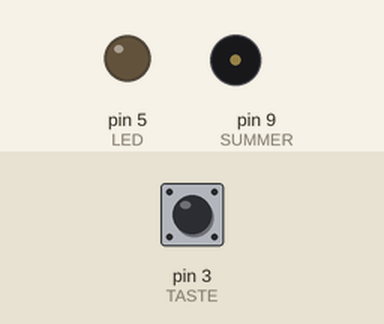
A sketch run on a simulated Arduino Uno, built with avr-gcc and run on an emulated ATmega328P. On the bench: output pins drawn as LEDs (lit = HIGH), buzzer (waves = sounding). Dashed ring = blinking. Inputs (shaded band) come from the test bench; at power-on: pin 3 (TASTE) HIGH. What the sketch prints to the serial monitor is not drawn.

Above: at 1.2 s.
1.3 s: pin 3 (TASTE) pulled LOW for 0.15 s
At 1.37 s:
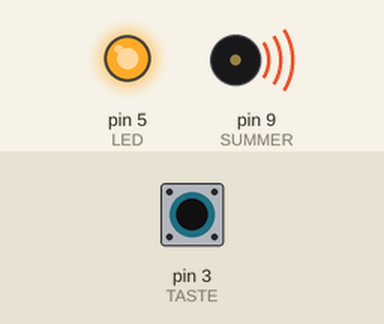
2.9 s: pin 3 (TASTE) pulled LOW for 1 s
At 5.1 s:
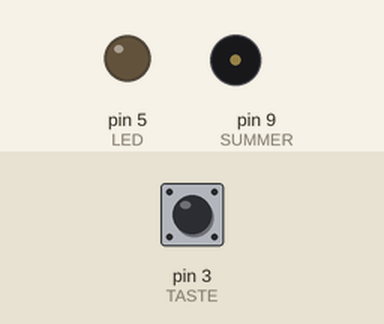
6.9 s: pin 3 (TASTE) pulled LOW for 3.2 s
At 7.4 s:
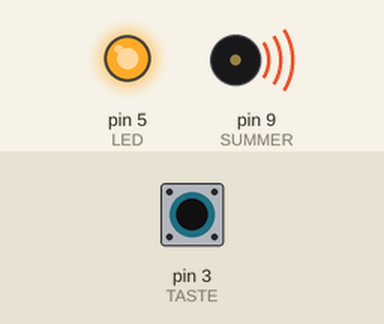
11.6 s: pin 3 (TASTE) pulsed LOW 2 times (0.12 s each, 0.3 s apart)
At 11.66 s:
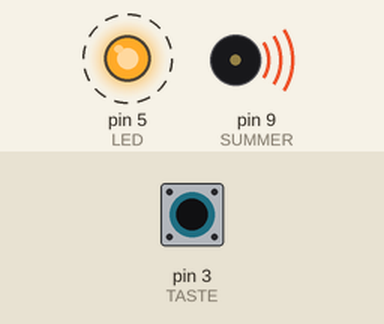
14.2 s: pin 3 (TASTE) pulsed LOW 5 times (0.12 s each, 0.3 s apart)
At 15.8 s:
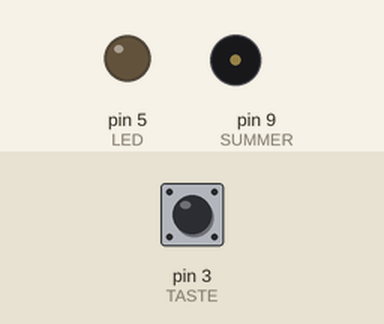
Timing chart, 0 to 17.3 s (numbered marks = the images above; inputs shaded):
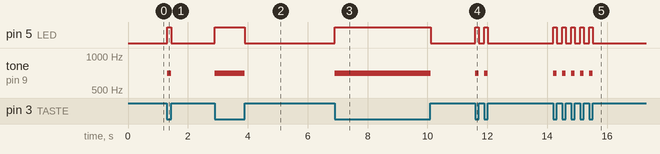

The sketch:

tag12_morseuebersetzer.ino
```cpp
// Tag 12: Der Morse-Uebersetzer
// Taster an Pin 3 (gegen GND) wie an Tag 4, rote LED an Pin 5, passiver Summer an Pin 9.
// Kurz druecken = Punkt, lang druecken = Strich. Kurze Pause = Buchstabe fertig.
// Der Arduino uebersetzt, was du tippst, im Seriellen Monitor (115200 Baud).
// Du musst Morse nicht koennen: Die Tabelle steht auf der Tagesseite.

const int TASTE = 3;
const int LED = 5;
const int SUMMER = 9;

const int LANG = 250;          // ab so vielen Millisekunden ist es ein Strich
const int BUCHSTABE_ENDE = 700; // so lange Pause, dann ist der Buchstabe fertig
const int WORT_ENDE = 1800;    // so lange Pause, dann kommt ein Leerzeichen

const char* CODES[] = {
  ".-", "-...", "-.-.", "-..", ".", "..-.", "--.", "....", "..", ".---", "-.-", ".-..", "--",
  "-.", "---", ".--.", "--.-", ".-.", "...", "-", "..-", "...-", ".--", "-..-", "-.--", "--..",
  "-----", ".----", "..---", "...--", "....-", ".....", "-....", "--...", "---..", "----."
};
const char ZEICHEN[] = "ABCDEFGHIJKLMNOPQRSTUVWXYZ0123456789";

char zeichen[8];
int laenge = 0;
bool gedrueckt = false;
bool wortLuecke = true;
unsigned long seit = 0;

void buchstabeFertig() {
  zeichen[laenge] = 0;
  char erkannt = '?';
  for (int i = 0; i < 36; i++) {
    if (strcmp(zeichen, CODES[i]) == 0) erkannt = ZEICHEN[i];
  }
  Serial.print(erkannt);
  laenge = 0;
}

void setup() {
  pinMode(TASTE, INPUT_PULLUP);
  pinMode(LED, OUTPUT);
  Serial.begin(115200);
  Serial.println("Morse-Uebersetzer bereit. Tipp los!");
}

void loop() {
  bool jetzt = digitalRead(TASTE) == LOW;
  unsigned long dauer = millis() - seit;

  if (jetzt && !gedrueckt) {                 // Taste geht runter
    gedrueckt = true;
    seit = millis();
    digitalWrite(LED, HIGH);
    tone(SUMMER, 700);
    wortLuecke = false;
  } else if (!jetzt && gedrueckt) {          // Taste geht hoch
    gedrueckt = false;
    digitalWrite(LED, LOW);
    noTone(SUMMER);
    if (dauer > 20 && laenge < 7) {          // kuerzer als 20 ms ist nur Prellen
      zeichen[laenge++] = (dauer < LANG) ? '.' : '-';
      Serial.print(zeichen[laenge - 1]);     // Punkt oder Strich gleich anzeigen
    }
    seit = millis();
  } else if (!gedrueckt) {
    if (laenge > 0 && dauer > BUCHSTABE_ENDE) {
      Serial.print(" = ");
      buchstabeFertig();
      Serial.println();
    }
    if (!wortLuecke && dauer > WORT_ENDE) {
      Serial.println("--- Pause ---");
      wortLuecke = true;
    }
  }
  delay(5);
}
```

Measured:
- after the input at 1.3 s, pin 5 (LED): LOW → HIGH at once, → LOW 0.15 s later; tone on pin 9 (SUMMER): silent → 700 Hz at once, → silent 0.15 s later
- after the input at 2.9 s, pin 5 (LED): LOW → HIGH at once, → LOW 1.0 s later; tone on pin 9 (SUMMER): silent → 700 Hz at once, → silent 1.0 s later
- after the input at 6.9 s, pin 5 (LED): LOW → HIGH at once, → LOW 3.2 s later; tone on pin 9 (SUMMER): silent → 700 Hz at once, → silent 3.2 s later
- after the input at 11.6 s, pin 5 (LED): alternates HIGH for 0.12 s and LOW for 0.18 s, 4 changes in all, then stays LOW, starting at once; tone on pin 9 (SUMMER): alternates 700 Hz for 0.12 s and silent for 0.18 s, 4 changes in all, then stays silent, starting at once
- after the input at 14.2 s, pin 5 (LED): alternates HIGH for 0.12 s and LOW for 0.18 s, 10 changes in all, then stays LOW, starting at once; tone on pin 9 (SUMMER): alternates 700 Hz for 0.12 s and silent for 0.18 s, 10 changes in all, then stays silent, starting at once
